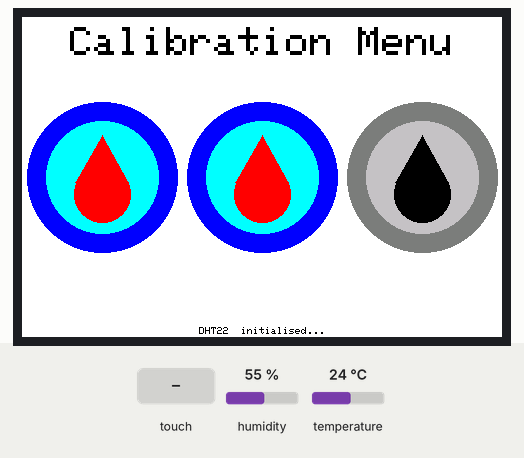
Simulated run of this sketch. Board: Arduino Mega 2560, built with avr-gcc and run on an emulated ATmega2560. On the bench: 480×320 colour display. The test bench sets the inputs (shaded band); at power-on: humidity 55 %, temperature 24 °C. Storage starts empty; EEPROM starts erased; what the sketch prints to the serial monitor is not drawn.

Above: at 3.8 s.
At 16.8 s:
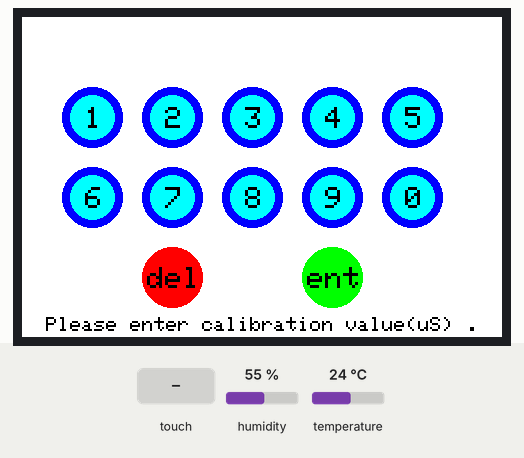
16.9 s: touch panel pressed at 38 % / 50 % of its raw x / y range
At 18.8 s:
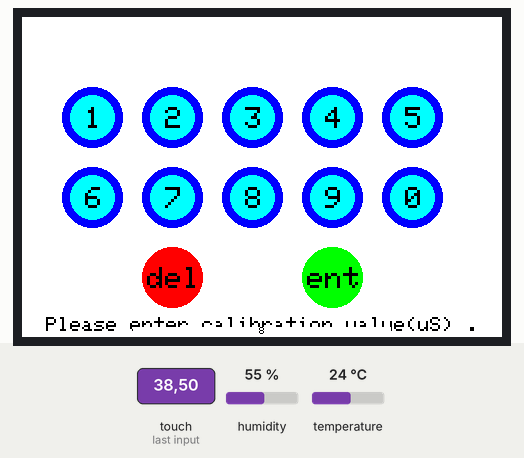
19.4 s: touch panel pressed at 62 % / 50 % of its raw x / y range
Timing chart, 0 to 22.4 s (numbered marks = the images above; inputs shaded):
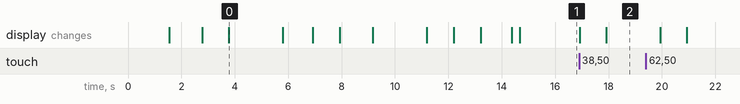

Measured:
- after the input at 16.9 s, the display: first changes at once (image 2 shows a later state)
- what the display in image 0 shows lasts 2.0 s, from 3.8 s to 5.8 s

The sketch:

hydra_calib.ino
```cpp
#include <SPI.h>
#include <SD.h>
#include <DHT.h>
#include <LCDWIKI_GUI.h>
#include <LCDWIKI_KBV.h>
#include <TouchScreen.h>
#include <EEPROM.h>


#define GREEN   0x07E0
#define BLACK   0x0000
#define BLUE    0x001F
#define RED     0xF800
#define CYAN    0x07FF
#define WHITE   0xFFFF
#define LIGHTGREY    0xC618
#define DARKGREY     0x7BEF

#define TEMPSENSORPIN 37
#define DHTTYPE DHT22
#define YP A3
#define XM A2
#define YM 9
#define XP 8
#define TS_MINX 906
#define TS_MAXX 116

#define TS_MINY 92
#define TS_MAXY 952

#define MINPRESSURE 10
#define MAXPRESSURE 1000

#define BUTTON_R 30
#define BUTTON_SPACE 80
#define X_EDGE 40
#define Y_EDGE 70
#define SMALL_BUTTON_NAME_SIZE 3
#define MAX_READINGS 10


LCDWIKI_KBV my_lcd(ILI9486, A3, A2, A1, A0, A4);
TouchScreen ts = TouchScreen(XP, YP, XM, YM, 300);
DHT dht(TEMPSENSORPIN, DHTTYPE);
File sensorData;

const int CSpin = 53;
String data_string = "";
String data_array[MAX_READINGS] = {};
String setting = "";
int j = 0;
float temp = 0.00;
String calib_setting="";
uint16_t s_height = my_lcd.Get_Display_Width();
uint16_t s_width = my_lcd.Get_Display_Height();
uint8_t text_size_title = 4;
uint16_t y_gap_load = 10;
String inputstring = "";
String sensorstring = "";
String filename = "";
boolean input_string_complete = false;
boolean sensor_string_complete = false;

typedef struct _button_info
{
  uint8_t button_name[10];
  uint8_t button_name_size;
  uint16_t button_name_colour;
  uint16_t button_colour1;
  uint16_t button_colour2;
  uint16_t button_value;
  uint16_t button_x;
  uint16_t button_y;
  uint16_t button_r;
} button_info;

button_info small_buttons[12] =
{
  "1", SMALL_BUTTON_NAME_SIZE, BLACK, BLUE, CYAN, 1, X_EDGE + BUTTON_R, Y_EDGE + BUTTON_R, BUTTON_R,
  "2", SMALL_BUTTON_NAME_SIZE, BLACK, BLUE, CYAN, 2, X_EDGE + BUTTON_R + BUTTON_SPACE, Y_EDGE + BUTTON_R, BUTTON_R,
  "3", SMALL_BUTTON_NAME_SIZE, BLACK, BLUE, CYAN, 3, X_EDGE + BUTTON_R + 2 * BUTTON_SPACE, Y_EDGE + BUTTON_R, BUTTON_R,
  "4", SMALL_BUTTON_NAME_SIZE, BLACK, BLUE, CYAN, 4, X_EDGE + BUTTON_R+ 3 * BUTTON_SPACE, Y_EDGE + BUTTON_R , BUTTON_R,
  "5", SMALL_BUTTON_NAME_SIZE, BLACK, BLUE, CYAN, 5, X_EDGE + BUTTON_R + 4 * BUTTON_SPACE, Y_EDGE + BUTTON_R , BUTTON_R,
  "6", SMALL_BUTTON_NAME_SIZE, BLACK, BLUE, CYAN, 6, X_EDGE + BUTTON_R , Y_EDGE + BUTTON_R + BUTTON_SPACE, BUTTON_R,
  "7", SMALL_BUTTON_NAME_SIZE, BLACK, BLUE, CYAN, 7, X_EDGE + BUTTON_R+ BUTTON_SPACE, Y_EDGE + BUTTON_R +  BUTTON_SPACE, BUTTON_R,
  "8", SMALL_BUTTON_NAME_SIZE, BLACK, BLUE, CYAN, 8, X_EDGE + BUTTON_R + 2*BUTTON_SPACE, Y_EDGE + BUTTON_R +  BUTTON_SPACE, BUTTON_R,
  "9", SMALL_BUTTON_NAME_SIZE, BLACK, BLUE, CYAN, 9, X_EDGE + BUTTON_R + 3 * BUTTON_SPACE, Y_EDGE + BUTTON_R +  BUTTON_SPACE, BUTTON_R,
  "0", SMALL_BUTTON_NAME_SIZE, BLACK, BLUE, CYAN, 0, X_EDGE + BUTTON_R + 4 * BUTTON_SPACE, Y_EDGE + BUTTON_R +BUTTON_SPACE, BUTTON_R,
  "del", SMALL_BUTTON_NAME_SIZE, BLACK, RED, RED, "D", X_EDGE + BUTTON_R + BUTTON_SPACE, Y_EDGE + BUTTON_R + 2 * BUTTON_SPACE, BUTTON_R,
  "ent", SMALL_BUTTON_NAME_SIZE, BLACK, GREEN, GREEN, "E", X_EDGE + BUTTON_R + 3 * BUTTON_SPACE, Y_EDGE + BUTTON_R + 2 * BUTTON_SPACE, BUTTON_R,
};

void calibrationInput() {
  uint16_t k;
  for (k = 0; k < sizeof(small_buttons) / sizeof(button_info); k++)
  {
    drawButton(small_buttons[k].button_x, small_buttons[k].button_y, small_buttons[k].button_r, small_buttons[k].button_colour1, small_buttons[k].button_colour2);
    show_string(small_buttons[k].button_name, small_buttons[k].button_x - strlen(small_buttons[k].button_name)*small_buttons[k].button_name_size * 6 / 2 + small_buttons[k].button_name_size / 2 + 1, small_buttons[k].button_y - small_buttons[k].button_name_size * 8 / 2 + small_buttons[k].button_name_size / 2 + 1, small_buttons[k].button_name_size, small_buttons[k].button_name_colour, BLACK, 1);
    delay(10);
  }
}
void bottomText(String mess, uint8_t text_size, uint16_t x, uint16_t y) {
  my_lcd.Set_Text_colour(BLACK);
  my_lcd.Set_Text_Size(text_size);
  my_lcd.Set_Text_Mode(0);
  my_lcd.Set_Text_Back_colour(WHITE);
  my_lcd.Print_String(mess, x, y );
  Serial.print("Message: ");
  Serial.println(mess);
  delay(1000);


}
void drawLogo(uint16_t centre_x, uint16_t centre_y, uint16_t circ_rad, uint16_t outer_colour , uint16_t inner_colour, uint16_t drop_colour) {
  my_lcd.Set_Draw_color(outer_colour);
  my_lcd.Fill_Circle(centre_x, centre_y, circ_rad);

  my_lcd.Set_Draw_color(inner_colour);
  my_lcd.Fill_Circle(centre_x, centre_y, circ_rad * 0.75);

  my_lcd.Set_Draw_color(drop_colour);
  my_lcd.Fill_Circle(centre_x, centre_y * 1.111, circ_rad * 0.375);
  my_lcd.Fill_Triangle(centre_x - circ_rad * 0.35625, centre_y * 1.036, centre_x, centre_y - circ_rad * 0.55, centre_x + circ_rad * 0.35625, centre_y * 1.036);
  Serial.println("Logo Drawn");


}
void titleText(String title) {
  my_lcd.Set_Text_colour(BLACK);
  my_lcd.Set_Text_Size(text_size_title);
  my_lcd.Set_Text_Mode(1);
  my_lcd.Print_String(title, CENTER, y_gap_load);
}
void show_string(uint8_t *str, int16_t x, int16_t y, uint8_t csize, uint16_t fc, uint16_t bc, boolean mode)
{
  my_lcd.Set_Text_Mode(mode);
  my_lcd.Set_Text_Size(csize);
  my_lcd.Set_Text_colour(fc);
  my_lcd.Set_Text_Back_colour(bc);
  my_lcd.Print_String(str, x, y);
}
void loadScreenChoice(int progress) {
  switch (progress) {
    case 1:
      loadScreens(BLUE, CYAN, RED, DARKGREY, LIGHTGREY, BLACK, DARKGREY, LIGHTGREY, BLACK );
      break;
    case 2:
      loadScreens(BLUE, CYAN, RED, BLUE, CYAN, RED, DARKGREY, LIGHTGREY, BLACK );
      break;
    case 3:
      loadScreens(BLUE, CYAN, RED, BLUE, CYAN, RED, BLUE, CYAN, RED);
      break;
    default:
      break;
  }
}
void loadScreens(uint16_t c1, uint16_t c2, uint16_t c3, uint16_t c4, uint16_t c5, uint16_t c6 , uint16_t c7, uint16_t c8, uint16_t c9 ) {
  drawLogo(s_width / 6, s_height / 2, s_height / 4.25, c1, c2, c3);
  drawLogo(s_width / 2, s_height / 2, s_height / 4.25, c4, c5, c6);
  drawLogo(5 * s_width / 6, s_height / 2, s_height / 4.25, c7, c8, c9);
}
void drawButton(uint16_t x, uint16_t y , uint16_t r, uint16_t c1, uint16_t c2) {
  my_lcd.Set_Draw_color(c1);
  my_lcd.Fill_Circle(x, y, r);

  my_lcd.Set_Draw_color(c2);
  my_lcd.Fill_Circle(x, y, r * 0.75);
}
boolean is_pressed(int16_t x1, int16_t y1, int16_t x2, int16_t y2, int16_t px, int16_t py)
{
  if ((px > x1 && px < x2) && (py > y1 && py < y2))
  {
    Serial.println("Pressed");
    return true;
  }
  else
  {
    return false;
  }
}

void screenSetup() {
  my_lcd.Init_LCD();
  Serial.println(my_lcd.Read_ID(), HEX);
  my_lcd.Fill_Screen(WHITE);
  my_lcd.Set_Rotation(1);
  titleText("Calibration Menu");
  loadScreenChoice(1);
  bottomText(" LCD screen initialised... ", 1, CENTER, s_height - y_gap_load);
  Serial.println("Screen");
}
void pinSetup() {
  pinMode(XM, OUTPUT);
  pinMode(YP, OUTPUT);
  pinMode(TEMPSENSORPIN, INPUT);
  pinMode(CSpin, OUTPUT);
  Serial.println("Pins");
  bottomText("    Pins initialised...    ", 1, CENTER, s_height - y_gap_load);

}
void eepromSetup() {
  loadScreenChoice(2);
  EEPROM.update(400, 20);
  bottomText("      EEPROM set ...        ", 1, CENTER, s_height - y_gap_load);
}

void tempSensorSetup() {

  dht.begin();
  bottomText("   DHT22  initialised...   ", 1, CENTER, s_height - y_gap_load);
  delay(1000);
  bottomText("                                           ", 1, CENTER, s_height - y_gap_load);
  delay(100);
  temp = dht.readTemperature();
  setting = "Current Temperature is: " + String(temp) + " Celsius";
  bottomText(setting, 1, CENTER, s_height - y_gap_load);
  bottomText("                                           ", 1, CENTER, s_height - y_gap_load);
  Serial.println(setting);

}
void ecSetup() {
  loadScreenChoice(3);
  inputstring.reserve(10);
  sensorstring.reserve(30);
  bottomText("                                           ", 1, CENTER, s_height - y_gap_load);
  delay(1000);
  Serial.println("EC");
}

String fileSetup() {

  filename = "CALIBRATION.csv";
  if(SD.exists(filename)){
    SD.remove(filename);
  }
  return filename;
}
bool sdSetup() {
  if (!SD.begin(CSpin)) {
    bottomText("Card failed, or not present", 1, CENTER, s_height - y_gap_load);
    return false;
  }
  else {
    bottomText("  SD card initialised...   ", 1, CENTER, s_height - y_gap_load);


  }
}

void serialEvent() {
  inputstring = Serial.readStringUntil(13);
  input_string_complete = true;
}


void serialEvent3() {
  sensorstring = Serial3.readStringUntil(13);
  sensor_string_complete = true;
}

void saveData(String filename) {
  int i;
  for (i = 0; i < j ; i++) {
    data_string =  data_array[i];
    sensorData = SD.open(filename, FILE_WRITE);
    if (sensorData) {
      sensorData.println(data_string);
      Serial.println(data_string);
      sensorData.close(); // close the file
    }
  }

}
void command(String cmd) {
  inputstring = cmd;
  Serial.print("Command: ");
  Serial.println(cmd);
  Serial3.print(inputstring);
  Serial3.print('\r');
  inputstring = "";


}

String calibData(void) {

  char sensorstring_array[30];
  char *CALIB;

  sensorstring.toCharArray(sensorstring_array, 30);


  return CALIB;


}

void setup() {

  Serial.begin(9600);
  Serial3.begin(9600);
  screenSetup();
  pinSetup();
  eepromSetup();
  tempSensorSetup();
  ecSetup();
  filename = fileSetup();
  sdSetup();

  bottomText("        Loading....        ", 1, CENTER, s_height - y_gap_load);
  bottomText("                           ", 1, CENTER, s_height - y_gap_load);
  my_lcd.Fill_Screen(WHITE);
  calibrationInput();
  bottomText("Please enter calibration value(uS) .", 2, CENTER, s_height - 2 * y_gap_load);

}

void loop() {

 uint16_t text_x = X_EDGE/2;
  uint16_t text_y = s_height / 2;
  uint16_t text_x_add = 6 * small_buttons[0].button_name_size;
  uint16_t text_y_add = 8 * small_buttons[0].button_name_size;
  uint16_t k;
  uint16_t n=0;

  digitalWrite(13, HIGH);
  TSPoint p = ts.getPoint();
  digitalWrite(13, LOW);
  if (p.z > MINPRESSURE && p.z < MAXPRESSURE)
  {
    p.y = map(p.y, TS_MINX, TS_MAXX, 0, s_width);
    p.x = map(p.x, TS_MINY, TS_MAXY, s_height ,0);
  }

  for (k = 0; k < sizeof(small_buttons) / sizeof(button_info); k++)
  {

    if (is_pressed(small_buttons[k].button_y - BUTTON_R, small_buttons[k].button_x - BUTTON_R, small_buttons[k].button_y + BUTTON_R, small_buttons[k].button_x + BUTTON_R, p.x, p.y))
    {

      if (k < 10)
      {
        Serial.println(small_buttons[k].button_value);
        calib_setting = calib_setting+ String(small_buttons[k].button_value);
        Serial.println(calib_setting);
        bottomText("                                           ", 1, CENTER, s_height - y_gap_load);
        bottomText(calib_setting, 1, CENTER, s_height - y_gap_load);
        delay(1000);

      }
      else if (10 == k)
      {
        Serial.println(small_buttons[k].button_value);

      }

      else if (11 == k) //delete button
      {
               Serial.println(small_buttons[k].button_value);

      }
    }
  }
}
```
